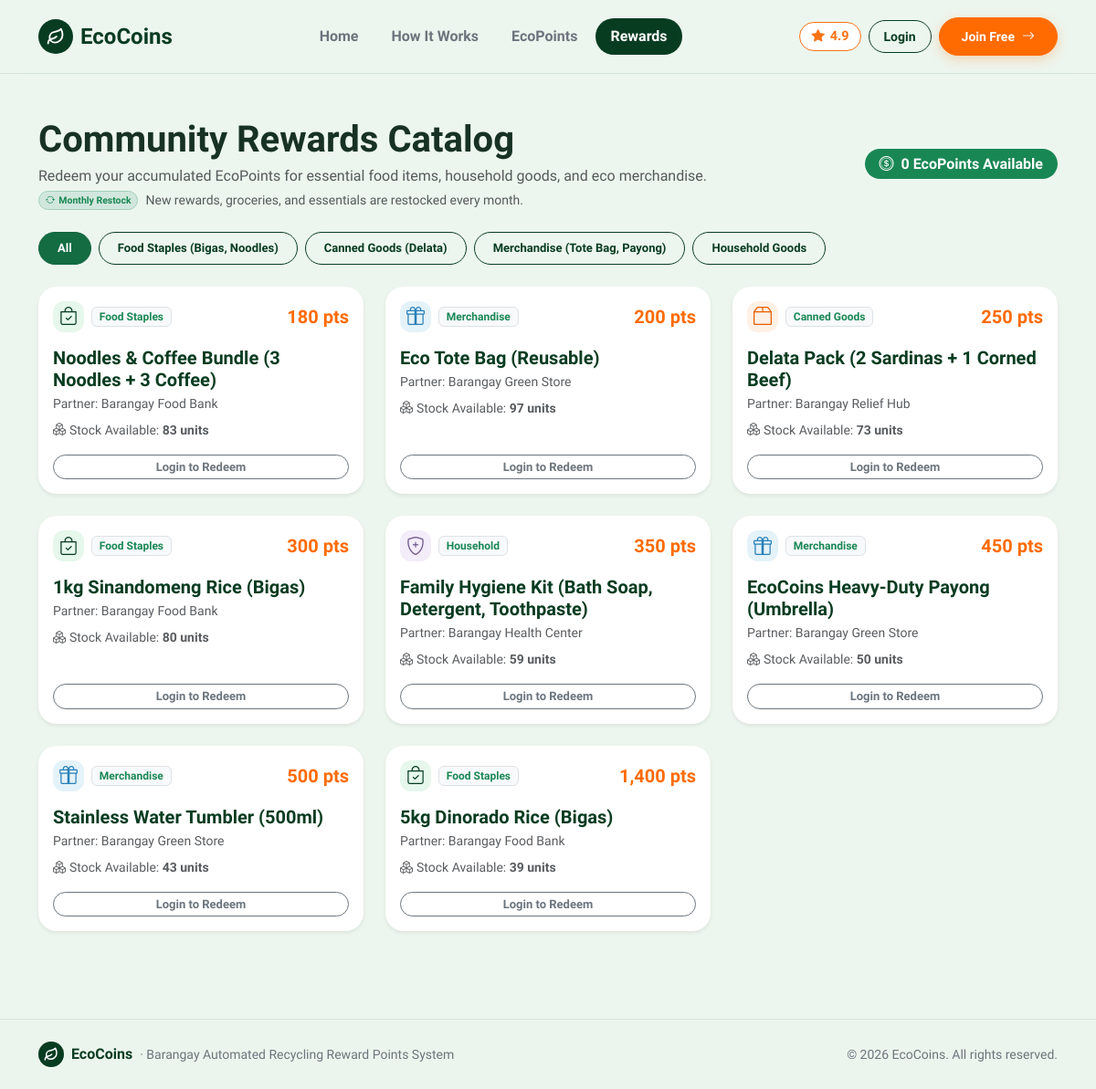
The app's page /rewards, older data.
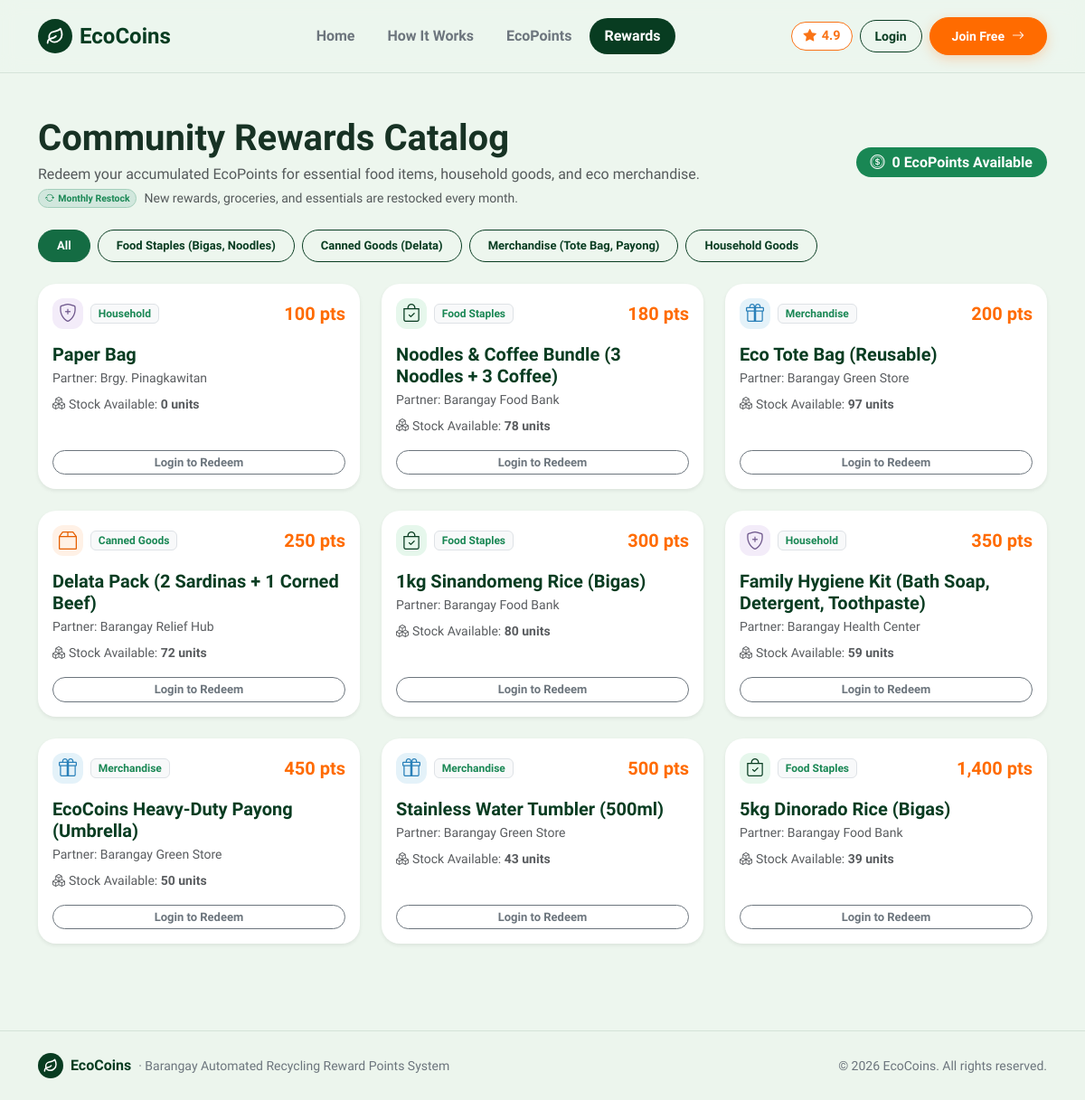
The same page, newer data.
### tables this page shows
CREATE TABLE rewards (
        id INTEGER PRIMARY KEY AUTOINCREMENT,
        title TEXT NOT NULL,
        category TEXT NOT NULL,
        points_required INTEGER NOT NULL,
        stock INTEGER DEFAULT 50,
        partner_name TEXT DEFAULT '',
        status TEXT DEFAULT 'available'
    );

### route.py (the view, shortened to what this page needs)
    @app.route('/rewards', methods=['GET', 'POST'])
    def rewards():
        user = get_current_user()
        if user and user['role'] == 'staff':
            return redirect(url_for('staff'))
        if user and user['role'] == 'admin':
            return redirect(url_for('admin'))
        message = session.pop('message', None)
        message_type = session.pop('message_type', 'success')
        claim_prompt = session.get('claim_prompt')
        claim_remaining_seconds = 0
        claim_cooldown_seconds = 0
        conn = get_db()
        cur = conn.cursor()
        all_rewards = [dict(r) for r in cur.execute("SELECT * FROM rewards ORDER BY points_required ASC").fetchall()]
        user_redemptions = []
        if user:
            user_redemptions = [dict(r) for r in cur.execute("SELECT * FROM redemptions WHERE user_id = ? ORDER BY created_at DESC", (user['id'],)).fetchall()]
        conn.close()
        user_points = user['points'] if user else 0
        return render_template(
            'rewards.html',
            active_page='rewards',
            rewards=all_rewards,
            redemptions=user_redemptions,
            user_points=user_points,
            message=message,
            message_type=message_type,
            claim_prompt=claim_prompt,
            claim_remaining_seconds=claim_remaining_seconds,
            claim_cooldown_seconds=claim_cooldown_seconds
        )

### app.py (called while the page is built)
@app.context_processor
def inject_user():
    return {'current_user': get_current_user()}

### db.py (called while the page is built)
def get_db():
    conn = sqlite3.connect(DB_PATH)
    conn.row_factory = sqlite3.Row
    return conn

def get_current_user():
    user_id = session.get('user_id')
    if not user_id:
        return None
    conn = get_db()
    cur = conn.cursor()
    row = cur.execute("SELECT * FROM users WHERE id = ?", (user_id,)).fetchone()
    conn.close()
    return dict(row) if row else None

### templates/rewards.html (shortened to what the changed rows need)
{% extends 'base.html' %}
{% block content %}
<main class="py-5">
  <div class="container">
    <div class="d-flex flex-column flex-md-row justify-content-between align-items-md-center gap-3 mb-4">
      <div>
        <h1 class="fw-bold mb-1">Community Rewards Catalog</h1>
      </div>
    </div>
    <div class="row g-4 mb-5">
      {% for r in rewards %}
        {% set cost = r.points_required %}
        {% set can_afford = (user_points >= cost) %}
        {% set needed = cost - user_points %}
        <div class="col-md-6 col-lg-4 filter-item" data-category="{{ r.category }}">
          <div class="card border-0 shadow-sm h-100 d-flex flex-column justify-content-between p-3">
            <div>
              <div class="d-flex justify-content-between align-items-center mb-3">
                <div class="d-flex align-items-center gap-2">
                  {% if r.category == 'Food Staples' %}
                    <span class="eco-icon-tile tile-green" style="width: 34px; height: 34px;">
                      <i class="bi bi-bag-check fs-5"></i>
                    </span>
                  {% elif r.category == 'Canned Goods' %}
                    <span class="eco-icon-tile tile-orange" style="width: 34px; height: 34px;">
                      <i class="bi bi-box2 fs-5"></i>
                    </span>
                  {% elif r.category == 'Household' %}
                    <span class="eco-icon-tile tile-purple" style="width: 34px; height: 34px;">
                      <i class="bi bi-shield-plus fs-5"></i>
                    </span>
                  {% else %}
                    <span class="eco-icon-tile tile-blue" style="width: 34px; height: 34px;">
                      <i class="bi bi-gift fs-5"></i>
                    </span>
                  {% endif %}
                  <span class="badge bg-light text-success border">{{ r.category }}</span>
                </div>
                <span class="fw-bold text-accent fs-5">{{ "{:,}".format(cost) }} pts</span>
              </div>
              <h5 class="fw-bold mb-1" style="color: var(--eco-forest);">{{ r.title }}</h5>
              <div class="text-muted small mb-2">Partner: {{ r.partner_name if r.partner_name else 'Barangay Program' }}</div>
              <div class="small text-muted mb-3"><i class="bi bi-boxes me-1"></i>Stock Available: <strong>{{ r.stock }} units</strong></div>
            </div>
            <div>
              {% if not current_user %}
                <a href="{{ url_for('login') }}" class="btn btn-outline-secondary btn-sm w-100 btn-pill">Login to Redeem</a>
              {% elif claim_cooldown_seconds > 0 %}
                <button class="btn btn-light btn-sm w-100 text-muted" disabled>
                  <i class="bi bi-hourglass-split me-1"></i>On Cooldown
                </button>
              {% elif can_afford and r.stock > 0 %}
                <button type="button" class="btn btn-accent btn-sm w-100 btn-pill btn-redeem" data-bs-toggle="modal" data-bs-target="#redeemModal" data-id="{{ r.id }}" data-title="{{ r.title }}" data-points="{{ '{:,}'.format(cost) }}">
                  <span>Redeem Reward</span>
                  <i class="bi bi-arrow-right ms-1"></i>
                </button>
              {% elif r.stock <= 0 %}
                <button class="btn btn-light btn-sm w-100 text-muted" disabled>
                  Out of Stock
                </button>
              {% else %}
                <button class="btn btn-light btn-sm w-100 text-muted" disabled>
                  Needs {{ "{:,}".format(needed) }} more pts
                </button>
              {% endif %}
            </div>
          </div>
        </div>
      {% endfor %}
    </div>
  </div>
</main>
{% endblock %}

Row changes from the older to the newer data that the page shows:
added rewards: category "Household", points_required "100", title "Paper Bag", partner_name "Brgy. Pinagkawitan", stock "0"
changed rewards "Noodles & Coffee Bundle (3 Noodles + 3 Coffee)": stock "83" → "78"
changed rewards "Delata Pack (2 Sardinas + 1 Corned Beef)": stock "73" → "72"
